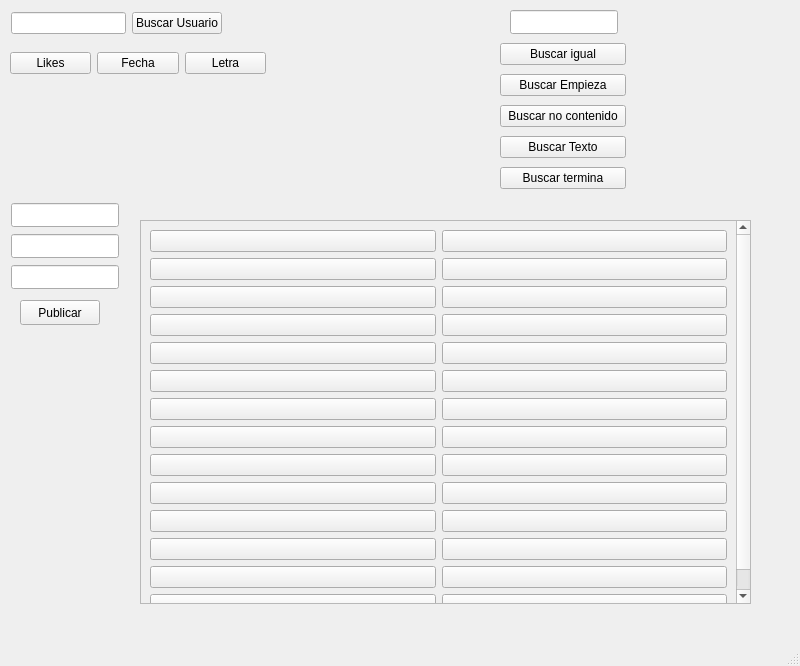
<?xml version="1.0" encoding="UTF-8"?>
<ui version="4.0">
 <class>Pag_Principal</class>
 <widget class="QMainWindow" name="Pag_Principal">
  <property name="geometry">
   <rect>
    <x>0</x>
    <y>0</y>
    <width>800</width>
    <height>666</height>
   </rect>
  </property>
  <property name="windowTitle">
   <string>MainWindow</string>
  </property>
  <widget class="QWidget" name="centralwidget">
   <widget class="QLineEdit" name="txt_desc">
    <property name="geometry">
     <rect>
      <x>11</x>
      <y>203</y>
      <width>108</width>
      <height>24</height>
     </rect>
    </property>
   </widget>
   <widget class="QLineEdit" name="txt_titulo">
    <property name="geometry">
     <rect>
      <x>11</x>
      <y>234</y>
      <width>108</width>
      <height>24</height>
     </rect>
    </property>
   </widget>
   <widget class="QLineEdit" name="txt_fecha">
    <property name="geometry">
     <rect>
      <x>11</x>
      <y>265</y>
      <width>108</width>
      <height>24</height>
     </rect>
    </property>
   </widget>
   <widget class="QLineEdit" name="txt_buscar_texto">
    <property name="geometry">
     <rect>
      <x>510</x>
      <y>10</y>
      <width>108</width>
      <height>24</height>
     </rect>
    </property>
   </widget>
   <widget class="QPushButton" name="btn_publicar">
    <property name="geometry">
     <rect>
      <x>20</x>
      <y>300</y>
      <width>80</width>
      <height>25</height>
     </rect>
    </property>
    <property name="text">
     <string>Publicar</string>
    </property>
   </widget>
   <widget class="QScrollArea" name="scrollArea">
    <property name="geometry">
     <rect>
      <x>140</x>
      <y>220</y>
      <width>611</width>
      <height>384</height>
     </rect>
    </property>
    <property name="widgetResizable">
     <bool>true</bool>
    </property>
    <widget class="QWidget" name="scrollAreaWidgetContents">
     <property name="geometry">
      <rect>
       <x>0</x>
       <y>0</y>
       <width>592</width>
       <height>465</height>
      </rect>
     </property>
     <layout class="QGridLayout" name="gridLayout">
      <item row="0" column="1">
       <layout class="QGridLayout" name="gridLayout_3">
        <item row="0" column="0">
         <widget class="QPushButton" name="label1">
          <property name="text">
           <string/>
          </property>
         </widget>
        </item>
        <item row="1" column="0">
         <widget class="QPushButton" name="label2">
          <property name="text">
           <string/>
          </property>
         </widget>
        </item>
        <item row="2" column="0">
         <widget class="QPushButton" name="label3">
          <property name="text">
           <string/>
          </property>
         </widget>
        </item>
        <item row="3" column="0">
         <widget class="QPushButton" name="label4">
          <property name="text">
           <string/>
          </property>
         </widget>
        </item>
        <item row="4" column="0">
         <widget class="QPushButton" name="label5">
          <property name="text">
           <string/>
          </property>
         </widget>
        </item>
        <item row="5" column="0">
         <widget class="QPushButton" name="label6">
          <property name="text">
           <string/>
          </property>
         </widget>
        </item>
        <item row="6" column="0">
         <widget class="QPushButton" name="label7">
          <property name="text">
           <string/>
          </property>
         </widget>
        </item>
        <item row="7" column="0">
         <widget class="QPushButton" name="label8">
          <property name="text">
           <string/>
          </property>
         </widget>
        </item>
        <item row="8" column="0">
         <widget class="QPushButton" name="label9">
          <property name="text">
           <string/>
          </property>
         </widget>
        </item>
        <item row="9" column="0">
         <widget class="QPushButton" name="label10">
          <property name="text">
           <string/>
          </property>
         </widget>
        </item>
        <item row="10" column="0">
         <widget class="QPushButton" name="label11">
          <property name="text">
           <string/>
          </property>
         </widget>
        </item>
        <item row="11" column="0">
         <widget class="QPushButton" name="label12">
          <property name="text">
           <string/>
          </property>
         </widget>
        </item>
        <item row="12" column="0">
         <widget class="QPushButton" name="label13">
          <property name="text">
           <string/>
          </property>
         </widget>
        </item>
        <item row="13" column="0">
         <widget class="QPushButton" name="label14">
          <property name="text">
           <string/>
          </property>
         </widget>
        </item>
       </layout>
      </item>
      <item row="0" column="0">
       <layout class="QGridLayout" name="gridLayout_2">
        <item row="8" column="0">
         <widget class="QPushButton" name="label1_9">
          <property name="text">
           <string/>
          </property>
         </widget>
        </item>
        <item row="11" column="0">
         <widget class="QPushButton" name="label1_12">
          <property name="text">
           <string/>
          </property>
         </widget>
        </item>
        <item row="1" column="0">
         <widget class="QPushButton" name="label1_2">
          <property name="text">
           <string/>
          </property>
         </widget>
        </item>
        <item row="10" column="0">
         <widget class="QPushButton" name="label1_11">
          <property name="text">
           <string/>
          </property>
         </widget>
        </item>
        <item row="2" column="0">
         <widget class="QPushButton" name="label1_3">
          <property name="text">
           <string/>
          </property>
         </widget>
        </item>
        <item row="4" column="0">
         <widget class="QPushButton" name="label1_5">
          <property name="text">
           <string/>
          </property>
         </widget>
        </item>
        <item row="9" column="0">
         <widget class="QPushButton" name="label1_10">
          <property name="text">
           <string/>
          </property>
         </widget>
        </item>
        <item row="5" column="0">
         <widget class="QPushButton" name="label1_6">
          <property name="text">
           <string/>
          </property>
         </widget>
        </item>
        <item row="12" column="0">
         <widget class="QPushButton" name="label1_13">
          <property name="text">
           <string/>
          </property>
         </widget>
        </item>
        <item row="6" column="0">
         <widget class="QPushButton" name="label1_7">
          <property name="text">
           <string/>
          </property>
         </widget>
        </item>
        <item row="13" column="0">
         <widget class="QPushButton" name="label1_14">
          <property name="text">
           <string/>
          </property>
         </widget>
        </item>
        <item row="3" column="0">
         <widget class="QPushButton" name="label1_4">
          <property name="text">
           <string/>
          </property>
         </widget>
        </item>
        <item row="7" column="0">
         <widget class="QPushButton" name="label1_8">
          <property name="text">
           <string/>
          </property>
         </widget>
        </item>
        <item row="0" column="0">
         <widget class="QPushButton" name="label1_1">
          <property name="text">
           <string/>
          </property>
         </widget>
        </item>
       </layout>
      </item>
     </layout>
    </widget>
   </widget>
   <widget class="QWidget" name="">
    <property name="geometry">
     <rect>
      <x>500</x>
      <y>40</y>
      <width>126</width>
      <height>155</height>
     </rect>
    </property>
    <layout class="QVBoxLayout" name="verticalLayout">
     <item>
      <widget class="QPushButton" name="btn_igual">
       <property name="text">
        <string>Buscar igual</string>
       </property>
      </widget>
     </item>
     <item>
      <widget class="QPushButton" name="btn_empieza">
       <property name="text">
        <string>Buscar Empieza</string>
       </property>
      </widget>
     </item>
     <item>
      <widget class="QPushButton" name="btn_no_contenido">
       <property name="text">
        <string>Buscar no contenido</string>
       </property>
      </widget>
     </item>
     <item>
      <widget class="QPushButton" name="btn_buscar_texto">
       <property name="text">
        <string>Buscar Texto</string>
       </property>
      </widget>
     </item>
     <item>
      <widget class="QPushButton" name="btn_temina">
       <property name="text">
        <string>Buscar termina</string>
       </property>
      </widget>
     </item>
    </layout>
   </widget>
   <widget class="QWidget" name="">
    <property name="geometry">
     <rect>
      <x>11</x>
      <y>10</y>
      <width>211</width>
      <height>27</height>
     </rect>
    </property>
    <layout class="QHBoxLayout" name="horizontalLayout">
     <item>
      <widget class="QLineEdit" name="txt_Buscar_Users"/>
     </item>
     <item>
      <widget class="QPushButton" name="btn_Buscar">
       <property name="text">
        <string>Buscar Usuario</string>
       </property>
      </widget>
     </item>
    </layout>
   </widget>
   <widget class="QWidget" name="">
    <property name="geometry">
     <rect>
      <x>10</x>
      <y>50</y>
      <width>256</width>
      <height>27</height>
     </rect>
    </property>
    <layout class="QHBoxLayout" name="horizontalLayout_2">
     <item>
      <widget class="QPushButton" name="btn_ord_likes">
       <property name="text">
        <string>Likes</string>
       </property>
      </widget>
     </item>
     <item>
      <widget class="QPushButton" name="btn_ord_fecha">
       <property name="text">
        <string>Fecha</string>
       </property>
      </widget>
     </item>
     <item>
      <widget class="QPushButton" name="btn_ord_num_letra">
       <property name="text">
        <string>Letra</string>
       </property>
      </widget>
     </item>
    </layout>
   </widget>
  </widget>
  <widget class="QMenuBar" name="menubar">
   <property name="geometry">
    <rect>
     <x>0</x>
     <y>0</y>
     <width>800</width>
     <height>25</height>
    </rect>
   </property>
  </widget>
  <widget class="QStatusBar" name="statusbar"/>
 </widget>
 <resources/>
 <connections/>
</ui>
